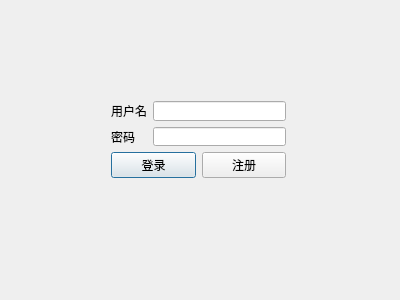
<?xml version="1.0" encoding="UTF-8"?>
<ui version="4.0">
 <class>Login</class>
 <widget class="QDialog" name="Login">
  <property name="geometry">
   <rect>
    <x>0</x>
    <y>0</y>
    <width>400</width>
    <height>300</height>
   </rect>
  </property>
  <property name="windowTitle">
   <string>登录</string>
  </property>
  <widget class="QWidget" name="">
   <property name="geometry">
    <rect>
     <x>100</x>
     <y>90</y>
     <width>197</width>
     <height>99</height>
    </rect>
   </property>
   <layout class="QGridLayout" name="gridLayout_3">
    <item row="0" column="0">
     <layout class="QGridLayout" name="gridLayout">
      <item row="1" column="0">
       <widget class="QLabel" name="label_2">
        <property name="text">
         <string>密码</string>
        </property>
       </widget>
      </item>
      <item row="0" column="0">
       <widget class="QLabel" name="label">
        <property name="text">
         <string>用户名</string>
        </property>
       </widget>
      </item>
      <item row="1" column="1">
       <widget class="QLineEdit" name="passWord">
        <property name="echoMode">
         <enum>QLineEdit::Password</enum>
        </property>
       </widget>
      </item>
      <item row="0" column="1">
       <widget class="QLineEdit" name="userName"/>
      </item>
     </layout>
    </item>
    <item row="1" column="0">
     <layout class="QGridLayout" name="gridLayout_2">
      <item row="0" column="0">
       <widget class="QPushButton" name="loginButton">
        <property name="text">
         <string>登录</string>
        </property>
       </widget>
      </item>
      <item row="0" column="1">
       <widget class="QPushButton" name="registerButton">
        <property name="text">
         <string>注册</string>
        </property>
       </widget>
      </item>
     </layout>
    </item>
   </layout>
  </widget>
 </widget>
 <layoutdefault spacing="6" margin="11"/>
 <resources/>
 <connections/>
</ui>
